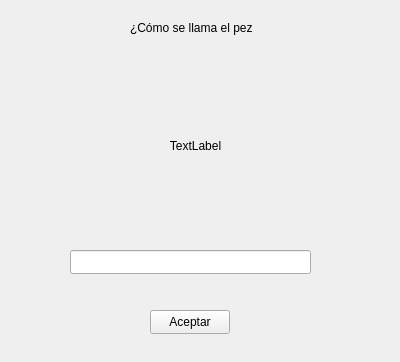
<?xml version="1.0" encoding="UTF-8"?>
<ui version="4.0">
 <class>question</class>
 <widget class="QWidget" name="question">
  <property name="geometry">
   <rect>
    <x>0</x>
    <y>0</y>
    <width>400</width>
    <height>362</height>
   </rect>
  </property>
  <property name="windowTitle">
   <string>Question</string>
  </property>
  <widget class="QLabel" name="label">
   <property name="geometry">
    <rect>
     <x>130</x>
     <y>20</y>
     <width>122</width>
     <height>16</height>
    </rect>
   </property>
   <property name="text">
    <string>¿Cómo se llama el pez?</string>
   </property>
  </widget>
  <widget class="QWidget" name="verticalLayoutWidget">
   <property name="geometry">
    <rect>
     <x>30</x>
     <y>60</y>
     <width>331</width>
     <height>171</height>
    </rect>
   </property>
   <layout class="QVBoxLayout" name="imagenFish">
    <item>
     <widget class="QLabel" name="imagenPez">
      <property name="text">
       <string>TextLabel</string>
      </property>
      <property name="alignment">
       <set>Qt::AlignCenter</set>
      </property>
     </widget>
    </item>
   </layout>
  </widget>
  <widget class="QPushButton" name="aceptar">
   <property name="geometry">
    <rect>
     <x>150</x>
     <y>310</y>
     <width>80</width>
     <height>24</height>
    </rect>
   </property>
   <property name="text">
    <string>Aceptar</string>
   </property>
  </widget>
  <widget class="QLineEdit" name="nombrePez">
   <property name="geometry">
    <rect>
     <x>70</x>
     <y>250</y>
     <width>241</width>
     <height>24</height>
    </rect>
   </property>
  </widget>
 </widget>
 <resources/>
 <connections/>
</ui>
